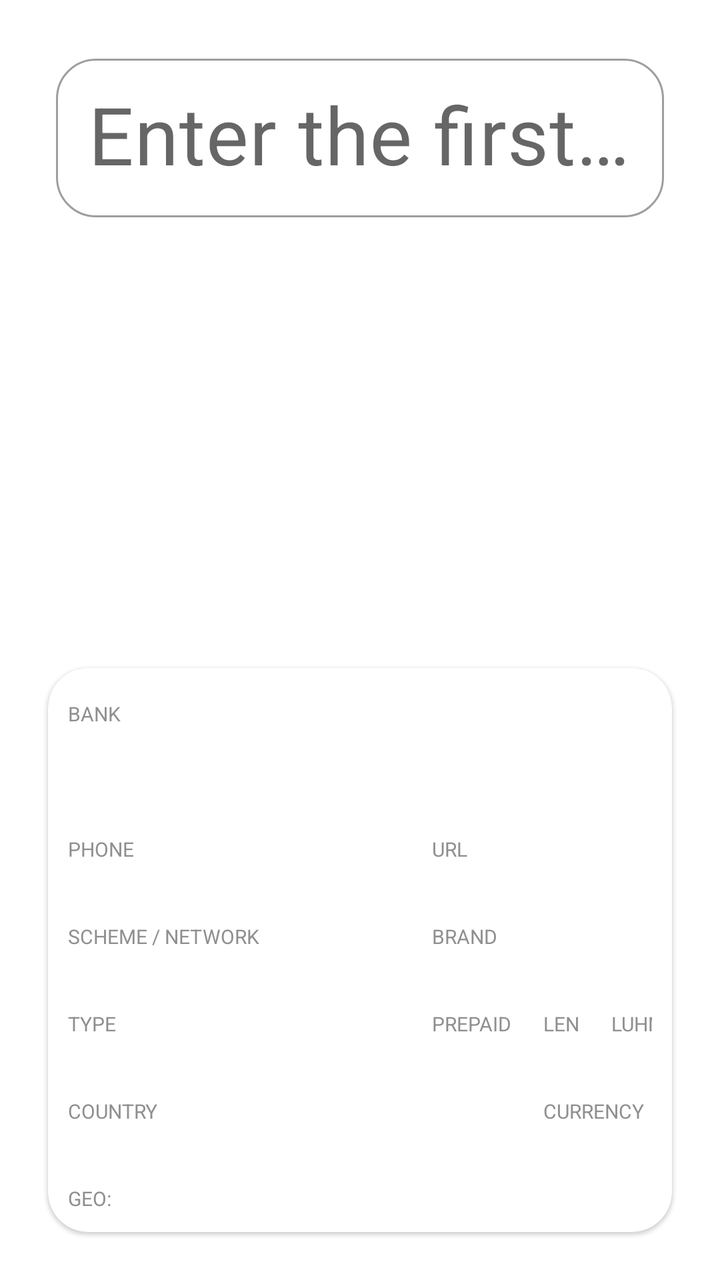
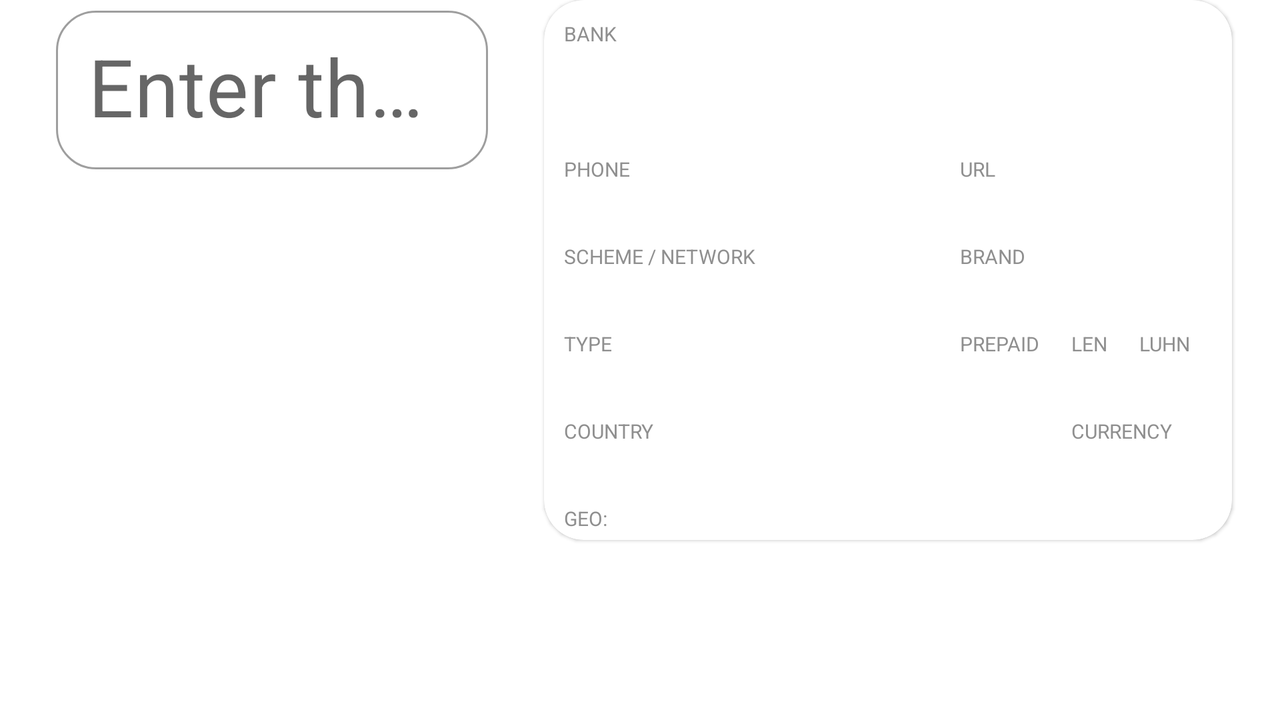

An Android layout and its configuration variant, each rendered on a device that would load it. The default file and the variant file are quoted in full after the pictures.
<!-- AndroidManifest.xml: application theme Theme.BINChecker -->
<!-- res/layout/fragment_search_card.xml -->
<?xml version="1.0" encoding="utf-8"?>
<androidx.constraintlayout.widget.ConstraintLayout xmlns:android="http://schemas.android.com/apk/res/android"
    xmlns:app="http://schemas.android.com/apk/res-auto"
    xmlns:tools="http://schemas.android.com/tools"
    android:layout_width="match_parent"
    android:layout_height="match_parent"
    tools:context=".ui.search.SearchCardFragment">

    <com.google.android.material.textfield.TextInputLayout
        android:id="@+id/textInputLayout"
        android:layout_width="match_parent"
        style="@style/Widget.MaterialComponents.TextInputLayout.OutlinedBox.Dense"
        android:layout_height="wrap_content"
        android:layout_margin="24dp"
        app:layout_constraintEnd_toEndOf="parent"
        app:layout_constraintStart_toStartOf="parent"
        app:layout_constraintTop_toTopOf="parent"
        app:boxCornerRadiusBottomStart="20dp"
        app:boxCornerRadiusTopEnd="20dp"
        app:boxCornerRadiusTopStart="20dp"
        app:boxCornerRadiusBottomEnd="20dp">

        <com.google.android.material.textfield.TextInputEditText
            android:id="@+id/binInput"
            android:layout_width="match_parent"
            android:layout_height="match_parent"
            android:layout_margin="4dp"
            android:autoSizeTextType="uniform"
            android:autofillHints="creditCardNumber"
            android:textAlignment="center"
            android:hint="Enter the first digits of a card number (BIN/IIN)"
            android:textSize="40sp"
            android:backgroundTint="#00000000"
            android:inputType="number"
            android:maxLength="8" />
    </com.google.android.material.textfield.TextInputLayout>

    <com.google.android.material.card.MaterialCardView
        android:id="@+id/cardBank"
        android:layout_width="match_parent"
        android:layout_height="wrap_content"
        android:layout_margin="24dp"
        app:cardCornerRadius="20dp"
        android:elevation="10dp"
        app:layout_constraintBottom_toBottomOf="parent"
        app:layout_constraintEnd_toEndOf="parent"
        app:layout_constraintStart_toStartOf="parent">

        <androidx.constraintlayout.widget.ConstraintLayout
            android:layout_width="match_parent"
            android:layout_height="match_parent"
            android:padding="10dp">

            <com.google.android.material.textview.MaterialTextView
                android:id="@+id/bankLabel"
                style="@style/HintText"
                android:text="BANK"
                app:layout_constraintStart_toStartOf="parent"
                app:layout_constraintTop_toTopOf="parent" />

            <com.google.android.material.textview.MaterialTextView
                android:id="@+id/bankName"
                android:layout_width="match_parent"
                android:layout_height="48dp"
                android:autoSizeTextType="uniform"

                android:freezesText="true"
                app:layout_constraintStart_toStartOf="parent"
                app:layout_constraintTop_toBottomOf="@id/bankLabel" />

            <com.google.android.material.textview.MaterialTextView
                android:id="@+id/phoneLabel"
                style="@style/HintText"
                android:text="PHONE"
                app:layout_constraintStart_toStartOf="parent"
                app:layout_constraintTop_toBottomOf="@id/bankName" />

            <com.google.android.material.textview.MaterialTextView
                android:id="@+id/urlLabel"
                style="@style/HintText"
                android:text="URL"
                app:layout_constraintStart_toStartOf="@id/url"
                app:layout_constraintTop_toBottomOf="@id/bankName" />

            <com.google.android.material.textview.MaterialTextView
                android:id="@+id/phone"
                style="@style/MainTextTemplate"
                android:autoLink="phone"
                app:layout_constraintStart_toStartOf="parent"
                app:layout_constraintTop_toBottomOf="@id/phoneLabel" />

            <com.google.android.material.textview.MaterialTextView
                android:id="@+id/url"
                style="@style/MainTextTemplate"
                android:autoLink="web"
                android:layout_marginStart="72dp"
                app:layout_constraintEnd_toEndOf="parent"
                app:layout_constraintStart_toStartOf="parent"
                app:layout_constraintTop_toBottomOf="@id/urlLabel" />

            <com.google.android.material.textview.MaterialTextView
                android:id="@+id/companyLabel"
                style="@style/HintText"
                android:text="SCHEME / NETWORK"
                app:layout_constraintStart_toStartOf="parent"
                app:layout_constraintTop_toBottomOf="@id/phone" />

            <com.google.android.material.textview.MaterialTextView
                android:id="@+id/brandLabel"
                style="@style/HintText"
                android:text="BRAND"
                app:layout_constraintStart_toStartOf="@id/brand"
                app:layout_constraintTop_toBottomOf="@id/url" />

            <com.google.android.material.textview.MaterialTextView
                android:id="@+id/company"
                style="@style/MainTextTemplate"

                app:layout_constraintStart_toStartOf="parent"
                app:layout_constraintTop_toBottomOf="@id/companyLabel" />

            <com.google.android.material.textview.MaterialTextView
                android:id="@+id/brand"
                style="@style/MainTextTemplate"

                app:layout_constraintStart_toStartOf="@id/url"
                app:layout_constraintTop_toBottomOf="@id/brandLabel" />

            <com.google.android.material.textview.MaterialTextView
                android:id="@+id/typeLabel"
                style="@style/HintText"
                android:text="TYPE"
                app:layout_constraintStart_toStartOf="parent"
                app:layout_constraintTop_toBottomOf="@id/company" />

            <com.google.android.material.textview.MaterialTextView
                android:id="@+id/prepaidLabel"
                style="@style/HintText"
                android:text="PREPAID"
                app:layout_constraintStart_toStartOf="@id/prepaid"
                app:layout_constraintTop_toBottomOf="@id/brand" />

            <com.google.android.material.textview.MaterialTextView
                android:id="@+id/lengthLabel"
                style="@style/HintText"
                android:text="LEN"
                android:layout_marginStart="16dp"
                app:layout_constraintStart_toEndOf="@id/prepaidLabel"
                app:layout_constraintTop_toBottomOf="@id/brand" />
            <com.google.android.material.textview.MaterialTextView
                android:id="@+id/luhnLabel"
                style="@style/HintText"
                android:text="LUHN"
                android:layout_marginStart="16dp"
                app:layout_constraintStart_toEndOf="@id/lengthLabel"
                app:layout_constraintTop_toBottomOf="@id/brand" />

            <com.google.android.material.textview.MaterialTextView
                android:id="@+id/type"
                style="@style/MainTextTemplate"

                app:layout_constraintStart_toStartOf="parent"
                app:layout_constraintTop_toBottomOf="@id/typeLabel" />

            <com.google.android.material.textview.MaterialTextView
                android:id="@+id/prepaid"
                style="@style/MainTextTemplate"

                app:layout_constraintStart_toStartOf="@id/brand"
                app:layout_constraintTop_toBottomOf="@id/prepaidLabel" />
            <com.google.android.material.textview.MaterialTextView
                android:id="@+id/length"
                style="@style/MainTextTemplate"

                app:layout_constraintStart_toStartOf="@id/lengthLabel"
                app:layout_constraintTop_toBottomOf="@id/prepaidLabel" />
            <com.google.android.material.textview.MaterialTextView
                android:id="@+id/luhn"
                style="@style/MainTextTemplate"

                app:layout_constraintStart_toStartOf="@id/luhnLabel"
                app:layout_constraintTop_toBottomOf="@id/prepaidLabel" />

            <com.google.android.material.textview.MaterialTextView
                android:id="@+id/countryLabel"
                style="@style/HintText"
                android:text="COUNTRY"
                app:layout_constraintStart_toStartOf="parent"
                app:layout_constraintTop_toBottomOf="@id/type" />
            <com.google.android.material.textview.MaterialTextView
                android:id="@+id/currencyLabel"
                style="@style/HintText"
                android:text="CURRENCY"
                app:layout_constraintStart_toStartOf="@id/currency"
                app:layout_constraintTop_toBottomOf="@id/type" />

            <com.google.android.material.textview.MaterialTextView
                android:id="@+id/country"
                style="@style/MainTextTemplate"

                app:layout_constraintStart_toStartOf="parent"
                app:layout_constraintTop_toBottomOf="@id/countryLabel" />
            <com.google.android.material.textview.MaterialTextView
                android:id="@+id/currency"
                style="@style/MainTextTemplate"

                app:layout_constraintStart_toStartOf="@id/length"
                app:layout_constraintTop_toBottomOf="@id/countryLabel" />

            <com.google.android.material.textview.MaterialTextView
                android:id="@+id/latLabel"
                style="@style/HintText"
                android:text="GEO: "
                app:layout_constraintStart_toStartOf="parent"
                app:layout_constraintTop_toBottomOf="@id/country" />
            <com.google.android.material.textview.MaterialTextView
                android:id="@+id/lat"
                style="@style/HintText"
                android:freezesText="true"
                android:layout_marginStart="4dp"
                app:layout_constraintStart_toEndOf="@id/latLabel"
                app:layout_constraintTop_toBottomOf="@id/country" />



        </androidx.constraintlayout.widget.ConstraintLayout>
    </com.google.android.material.card.MaterialCardView>
    <ProgressBar
        android:id="@+id/searchprogressbar"
        android:layout_width="match_parent"
        android:layout_height="match_parent"
        android:elevation="12dp"
        android:padding="70dp"
        android:visibility="gone"/>
</androidx.constraintlayout.widget.ConstraintLayout>
<!-- resources referenced by this layout -->
<resources>
  <style name="HintText" parent="Widget.MaterialComponents.TextView">
          <item name="android:layout_width">wrap_content</item>
          <item name="android:layout_height">wrap_content</item>
          <item name="android:layout_marginTop">6dp</item>
          <item name="android:textSize">10sp</item>
          <item name="android:textColor">#8F8F8F</item>
      </style>
  <style name="MainTextTemplate" parent="Widget.MaterialComponents.TextView">
          <item name="android:layout_width">wrap_content</item>
          <item name="android:layout_height">24dp</item>
          <item name="android:freezesText">true</item>
  
      </style>
  <style name="Theme.BINChecker" parent="Theme.MaterialComponents.DayNight.NoActionBar">
          
          <item name="colorPrimary">@color/teal_200</item>
          <item name="colorPrimaryVariant">@color/teal_700</item>
          <item name="colorOnPrimary">@color/white</item>
          
          <item name="colorSecondary">@color/teal_200</item>
          <item name="colorSecondaryVariant">@color/teal_700</item>
          <item name="colorOnSecondary">@color/black</item>
          
          <item name="android:statusBarColor">?attr/colorOnPrimary</item>
          <item name="android:windowLightStatusBar">true</item>
          
      </style>
</resources>
<!-- res/layout-land/fragment_search_card.xml (the repository's variant of the layout above) -->
<!-- drawn on the phone turned sideways -->
<?xml version="1.0" encoding="utf-8"?>
<androidx.constraintlayout.widget.ConstraintLayout xmlns:android="http://schemas.android.com/apk/res/android"
    xmlns:app="http://schemas.android.com/apk/res-auto"
    xmlns:tools="http://schemas.android.com/tools"
    android:layout_width="match_parent"
    android:layout_height="match_parent"
    tools:context=".ui.search.SearchCardFragment">

    <com.google.android.material.textfield.TextInputLayout
        android:id="@+id/textInputLayout"
        android:layout_width="0dp"
        style="@style/Widget.MaterialComponents.TextInputLayout.OutlinedBox.Dense"
        android:layout_height="wrap_content"
        android:layout_marginHorizontal="24dp"
        app:layout_constraintStart_toStartOf="parent"
        app:layout_constraintTop_toTopOf="parent"
        app:boxCornerRadiusBottomStart="20dp"
        app:boxCornerRadiusTopEnd="20dp"
        app:boxCornerRadiusTopStart="20dp"
        app:boxCornerRadiusBottomEnd="20dp"
        android:elevation="10dp"
        app:layout_constraintWidth_percent="0.35">

        <com.google.android.material.textfield.TextInputEditText
            android:id="@+id/binInput"
            android:layout_width="match_parent"
            android:layout_height="match_parent"
            android:layout_margin="4dp"
            android:autoSizeTextType="uniform"
            android:autofillHints="creditCardNumber"
            android:textAlignment="center"
            android:hint="Enter the first digits of a card number (BIN/IIN)"
            android:textSize="40sp"
            android:backgroundTint="#00000000"
            android:inputType="number"
            android:maxLength="8" />
    </com.google.android.material.textfield.TextInputLayout>

    <com.google.android.material.card.MaterialCardView
        android:id="@+id/cardBank"
        android:layout_width="0dp"
        android:layout_height="wrap_content"
        android:layout_marginHorizontal="24dp"
        android:elevation="10dp"
        app:cardCornerRadius="20dp"
        app:layout_constraintEnd_toEndOf="parent"
        app:layout_constraintStart_toEndOf="@+id/textInputLayout"
        app:layout_constraintTop_toTopOf="parent">

        <androidx.constraintlayout.widget.ConstraintLayout
            android:layout_width="match_parent"
            android:layout_height="match_parent"
            android:paddingVertical="4dp"
            android:paddingHorizontal="10dp">

            <com.google.android.material.textview.MaterialTextView
                android:id="@+id/bankLabel"
                style="@style/HintText"
                android:text="BANK"
                app:layout_constraintStart_toStartOf="parent"
                app:layout_constraintTop_toTopOf="parent" />

            <com.google.android.material.textview.MaterialTextView
                android:id="@+id/bankName"
                android:layout_width="match_parent"
                android:layout_height="48dp"
                android:autoSizeTextType="uniform"

                android:freezesText="true"
                app:layout_constraintStart_toStartOf="parent"
                app:layout_constraintTop_toBottomOf="@id/bankLabel" />

            <com.google.android.material.textview.MaterialTextView
                android:id="@+id/phoneLabel"
                style="@style/HintText"
                android:text="PHONE"
                app:layout_constraintStart_toStartOf="parent"
                app:layout_constraintTop_toBottomOf="@id/bankName" />

            <com.google.android.material.textview.MaterialTextView
                android:id="@+id/urlLabel"
                style="@style/HintText"
                android:text="URL"
                app:layout_constraintStart_toStartOf="@id/url"
                app:layout_constraintTop_toBottomOf="@id/bankName" />

            <com.google.android.material.textview.MaterialTextView
                android:id="@+id/phone"
                style="@style/MainTextTemplate"
                android:autoLink="phone"
                app:layout_constraintStart_toStartOf="parent"
                app:layout_constraintTop_toBottomOf="@id/phoneLabel" />

            <com.google.android.material.textview.MaterialTextView
                android:id="@+id/url"
                style="@style/MainTextTemplate"
                android:layout_marginStart="72dp"
                android:autoLink="web"
                app:layout_constraintEnd_toEndOf="parent"
                app:layout_constraintStart_toStartOf="parent"
                app:layout_constraintTop_toBottomOf="@id/urlLabel" />

            <com.google.android.material.textview.MaterialTextView
                android:id="@+id/companyLabel"
                style="@style/HintText"
                android:text="SCHEME / NETWORK"
                app:layout_constraintStart_toStartOf="parent"
                app:layout_constraintTop_toBottomOf="@id/phone" />

            <com.google.android.material.textview.MaterialTextView
                android:id="@+id/brandLabel"
                style="@style/HintText"
                android:text="BRAND"
                app:layout_constraintStart_toStartOf="@id/brand"
                app:layout_constraintTop_toBottomOf="@id/url" />

            <com.google.android.material.textview.MaterialTextView
                android:id="@+id/company"
                style="@style/MainTextTemplate"

                app:layout_constraintStart_toStartOf="parent"
                app:layout_constraintTop_toBottomOf="@id/companyLabel" />

            <com.google.android.material.textview.MaterialTextView
                android:id="@+id/brand"
                style="@style/MainTextTemplate"

                app:layout_constraintStart_toStartOf="@id/url"
                app:layout_constraintTop_toBottomOf="@id/brandLabel" />

            <com.google.android.material.textview.MaterialTextView
                android:id="@+id/typeLabel"
                style="@style/HintText"
                android:text="TYPE"
                app:layout_constraintStart_toStartOf="parent"
                app:layout_constraintTop_toBottomOf="@id/company" />

            <com.google.android.material.textview.MaterialTextView
                android:id="@+id/prepaidLabel"
                style="@style/HintText"
                android:text="PREPAID"
                app:layout_constraintStart_toStartOf="@id/prepaid"
                app:layout_constraintTop_toBottomOf="@id/brand" />

            <com.google.android.material.textview.MaterialTextView
                android:id="@+id/lengthLabel"
                style="@style/HintText"
                android:layout_marginStart="16dp"
                android:text="LEN"
                app:layout_constraintStart_toEndOf="@id/prepaidLabel"
                app:layout_constraintTop_toBottomOf="@id/brand" />

            <com.google.android.material.textview.MaterialTextView
                android:id="@+id/luhnLabel"
                style="@style/HintText"
                android:layout_marginStart="16dp"
                android:text="LUHN"
                app:layout_constraintStart_toEndOf="@id/lengthLabel"
                app:layout_constraintTop_toBottomOf="@id/brand" />

            <com.google.android.material.textview.MaterialTextView
                android:id="@+id/type"
                style="@style/MainTextTemplate"

                app:layout_constraintStart_toStartOf="parent"
                app:layout_constraintTop_toBottomOf="@id/typeLabel" />

            <com.google.android.material.textview.MaterialTextView
                android:id="@+id/prepaid"
                style="@style/MainTextTemplate"

                app:layout_constraintStart_toStartOf="@id/brand"
                app:layout_constraintTop_toBottomOf="@id/prepaidLabel" />

            <com.google.android.material.textview.MaterialTextView
                android:id="@+id/length"
                style="@style/MainTextTemplate"

                app:layout_constraintStart_toStartOf="@id/lengthLabel"
                app:layout_constraintTop_toBottomOf="@id/prepaidLabel" />

            <com.google.android.material.textview.MaterialTextView
                android:id="@+id/luhn"
                style="@style/MainTextTemplate"

                app:layout_constraintStart_toStartOf="@id/luhnLabel"
                app:layout_constraintTop_toBottomOf="@id/prepaidLabel" />

            <com.google.android.material.textview.MaterialTextView
                android:id="@+id/countryLabel"
                style="@style/HintText"
                android:text="COUNTRY"
                app:layout_constraintStart_toStartOf="parent"
                app:layout_constraintTop_toBottomOf="@id/type" />

            <com.google.android.material.textview.MaterialTextView
                android:id="@+id/currencyLabel"
                style="@style/HintText"
                android:text="CURRENCY"
                app:layout_constraintStart_toStartOf="@id/currency"
                app:layout_constraintTop_toBottomOf="@id/type" />

            <com.google.android.material.textview.MaterialTextView
                android:id="@+id/country"
                style="@style/MainTextTemplate"

                app:layout_constraintStart_toStartOf="parent"
                app:layout_constraintTop_toBottomOf="@id/countryLabel" />

            <com.google.android.material.textview.MaterialTextView
                android:id="@+id/currency"
                style="@style/MainTextTemplate"

                app:layout_constraintStart_toStartOf="@id/length"
                app:layout_constraintTop_toBottomOf="@id/countryLabel" />

            <com.google.android.material.textview.MaterialTextView
                android:id="@+id/latLabel"
                style="@style/HintText"
                android:text="GEO: "
                app:layout_constraintStart_toStartOf="parent"
                app:layout_constraintTop_toBottomOf="@id/country" />

            <com.google.android.material.textview.MaterialTextView
                android:id="@+id/lat"
                style="@style/HintText"
                android:layout_marginStart="4dp"
                android:freezesText="true"
                app:layout_constraintStart_toEndOf="@id/latLabel"
                app:layout_constraintTop_toBottomOf="@id/country" />


        </androidx.constraintlayout.widget.ConstraintLayout>
    </com.google.android.material.card.MaterialCardView>
    <ProgressBar
        android:id="@+id/searchprogressbar"
        android:layout_width="match_parent"
        android:layout_height="match_parent"
        android:elevation="12dp"
        android:padding="70dp"
        android:visibility="gone"/>
</androidx.constraintlayout.widget.ConstraintLayout>
